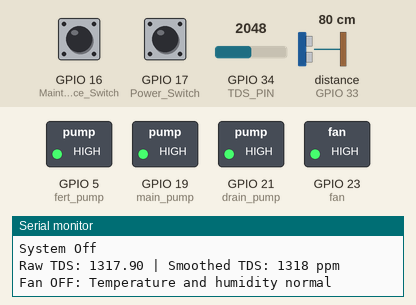
Simulated run of this program. Board: ESP32. Parts: switched loads named in the program (green lamp = pin HIGH), the last lines printed to the serial monitor. Wiring (inferred from the names in the program): ultrasonic range finder: trigger GPIO 32; echo GPIO 33. The inputs (shaded band) are chosen by the test bench; at power-on: GPIO 16 (Maintenance_Switch) HIGH, GPIO 17 (Power_Switch) HIGH, GPIO 34 (TDS_PIN) = 2048, distance to the obstacle (sensor on GPIO 33) 80 cm. The echo pulse lasts 58.3 µs per cm; WiFi joins after 1.5 s; servers stay silent unless stated; pins used as bus, display or sensor lines are not drawn.

Above: at 3.7 s.
3.8 s: GPIO 16 (Maintenance_Switch) pulled LOW for 0.3 s
At 4.4 s:
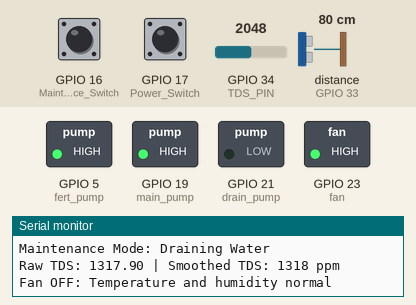
6.0 s: GPIO 17 (Power_Switch) pulled LOW for 0.3 s
At 6.5 s:
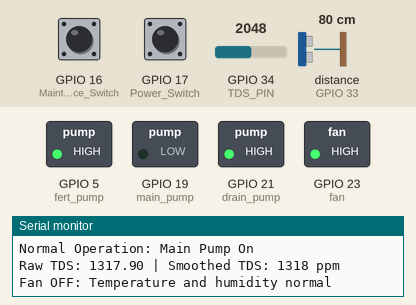
8.1 s: GPIO 17 (Power_Switch) pulled LOW for 3.2 s
At 12.9 s:
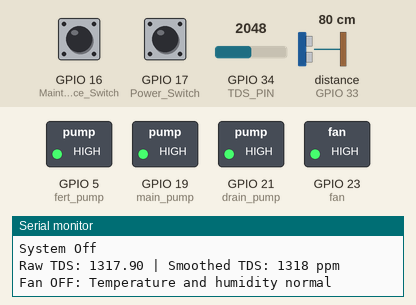
13.2 s: GPIO 16 (Maintenance_Switch) pulled LOW for 3.2 s
At 14.3 s:
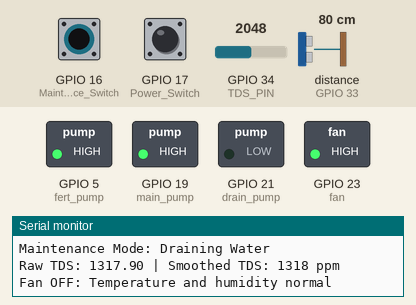
Timing chart, 0 to 18.4 s (numbered marks = the images above; inputs shaded):
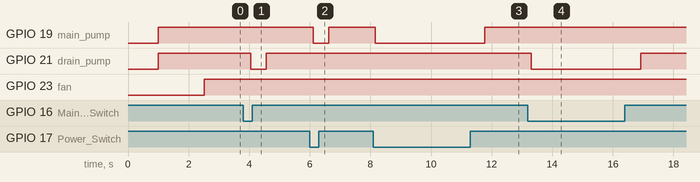

The program:

main.cpp
```cpp
#include <WiFi.h>
#include <HTTPClient.h>
#include <WiFiClientSecure.h>
#include <AsyncTCP.h>
#include <ESPAsyncWebServer.h>
#include <DHT.h>
#include <ArduinoJson.h>
#include <time.h>

// TDS sensor configuration
#define TDS_PIN 34        // ESP32 GPIO pin connected to TDS sensor

// Water level sensor configuration
#define WATER_SENSOR_PIN 32  // ESP32 analog pin connected to water sensor
#define DRY_VALUE 0          // Value when sensor is completely dry
#define WET_VALUE 4095        // Value when sensor is completely wet (ESP32's ADC is 12-bit, 0-4095)

// Water Circuit configuration
#define drain_pump 21
#define main_pump 19
#define Power_Switch 17
#define Maintenance_Switch 16
bool isPumping = false;


// Water Level sensor
#define TRIG_PIN 32
#define ECHO_PIN 33
const int tankheight = 10;
#define SOUND_SPEED 0.034

// Fertiliser Control configuration
#define fert_pump 5
#define Mix_pump 18

// Average
#define TDS_BUFFER_SIZE 20
float tdsBuffer[TDS_BUFFER_SIZE];
int tdsIndex = 0;
bool bufferFilled = false;

// Airflow Control configuration
#define fan 23

// WiFi credentials
const char* ssid = "Keith";
const char* password = "100320";

// Postman Mock Server URL
const char* serverUrl = "https://18.142.255.27:82/data";

// Thresholds for alerts
const float TEMP_THRESHOLD = 30.0;    // Temperature threshold in °C
const float HUMIDITY_THRESHOLD = 70.0; // Humidity threshold in %
const float DISTANCE_THRESHOLD = 10.0; // Distance threshold in cm
const float TDS_THRESHOLD = 240;     // TDS threshold in ppm
const int WATER_LEVEL_THRESHOLD_LOWER = 40;  // Water level threshold in %
const int WATER_LEVEL_THRESHOLD_UPPER = 70; // Upper water level threshold in %

// NTP Server to get time
const char* ntpServer = "pool.ntp.org";
const long  gmtOffset_sec = 0;      // Adjust based on your timezone (in seconds)
const int   daylightOffset_sec = 0; // Adjust for daylight saving

// Current sensor values
float temperature = 0;
float humidity = 0;
float tdsValue = 0;
// int waterLevelPercent = 0;
bool tempAlert = false;
bool humidityAlert = false;
bool distanceAlert = false;
bool tdsAlert = false;
bool waterLevelAlert = false;
bool tdsRelayStatus = false;
bool waterRelayStatus = false;
String timestamp = "";

// TDS calibration values
float vRef = 3.3;      // Reference voltage (3.3V for ESP32)
float kValue = 1.0;    // K value of the probe (default is 1.0, adjust based on calibration)

// Create AsyncWebServer object on port 80
AsyncWebServer server(80);

String getFormattedTime() {
  struct tm timeinfo;
  char timeStringBuff[30];

  if(!getLocalTime(&timeinfo)){
    Serial.println("Failed to obtain time");
    return "2025-03-28T12:00:00Z"; // Fallback timestamp
  }

  // Format: YYYY-MM-DDThh:mm:ssZ
  strftime(timeStringBuff, sizeof(timeStringBuff), "%Y-%m-%dT%H:%M:%SZ", &timeinfo);
  return String(timeStringBuff);
}

//functions start here

// Get average TDS value from buffer
// This function adds a new reading to the buffer and calculates the average
float getAverageTDS(float newReading) {
  tdsBuffer[tdsIndex] = newReading;
  tdsIndex = (tdsIndex + 1) % TDS_BUFFER_SIZE;

  if (tdsIndex == 0) {
    bufferFilled = true;
  }

  int count = bufferFilled ? TDS_BUFFER_SIZE : tdsIndex;

  float sum = 0;
  for (int i = 0; i < count; i++) {
    sum += tdsBuffer[i];
  }

  return sum / count;
}


float readTDSSensor() {
  // Read the analog value from the TDS sensor
  int rawValue = analogRead(TDS_PIN);

  // Convert the analog value to voltage
  float voltage = rawValue * (vRef / 4095.0); // ESP32 has 12-bit ADC (0-4095)

  // Temperature compensation (assuming water temp is 25°C)
  float temperature = 25.0;
  float compensationCoefficient = 1.0 + 0.02 * (temperature - 25.0);

  // Temperature compensation
  float compensationVoltage = voltage / compensationCoefficient;

  // Convert voltage value to TDS value
  float tds = (133.42 * compensationVoltage * compensationVoltage * compensationVoltage -
              255.86 * compensationVoltage * compensationVoltage +
              857.39 * compensationVoltage) * kValue;

  return tds;
}

float readWaterLevelPercent() {
  digitalWrite(TRIG_PIN, LOW);
  delayMicroseconds(2);
  digitalWrite(TRIG_PIN, HIGH);
  delayMicroseconds(10);
  digitalWrite(TRIG_PIN, LOW);

  long duration = pulseIn(ECHO_PIN, HIGH, 30000); // 30ms timeout

  // Convert duration to distance in cm
  float distance = duration * 0.0343 / 2.0;

  // Calculate percentage (assuming sensor is at the top of the tank)
  float percent = 100.0 * (tankheight - distance) / tankheight;
  percent = constrain(percent, 0.0, 100.0);

  return percent;
}

//WaterPump Control function
void WaterPumpControl() {
  bool maintenanceState = digitalRead(Maintenance_Switch) == LOW;
  int waterLevel = readWaterLevelPercent();

  if (maintenanceState) {
    Serial.println("Maintenance Mode: Draining Water");
    digitalWrite(main_pump, HIGH);   // Turn off main pump
    digitalWrite(drain_pump, LOW);   // Turn on drain pump
    isPumping = false;               // Reset state
  } else {
    // Normal operation logic with hysteresis
    if (waterLevel < WATER_LEVEL_THRESHOLD_LOWER) {
      isPumping = true;
    } else if (waterLevel > WATER_LEVEL_THRESHOLD_UPPER) {
      isPumping = false;
    }

    if (digitalRead(Power_Switch) == LOW && isPumping) {
      Serial.println("Normal Operation: Main Pump On");
      digitalWrite(main_pump, LOW);    // Turn on main pump
      digitalWrite(drain_pump, HIGH);  // Turn off drain pump
    } else {
      Serial.println("System Off");
      digitalWrite(main_pump, HIGH);   // Turn off main pump
      digitalWrite(drain_pump, HIGH);  // Turn off drain pump
    }
  }
}

//Fertiliser Control function
enum FertiliserState {
  IDLE,
  DISPENSING,
  MIXING
};

FertiliserState fertState = IDLE;
unsigned long fertStateStartTime = 0;

void FertiliserControl() {
  unsigned long currentMillis = millis();
  float currentTDS = readTDSSensor();
  tdsValue = getAverageTDS(currentTDS);

  Serial.print("Raw TDS: ");
  Serial.print(currentTDS);
  Serial.print(" | Smoothed TDS: ");
  Serial.print(tdsValue, 0);
  Serial.println(" ppm");

  switch (fertState) {
    case IDLE:
      if (tdsValue < TDS_THRESHOLD && tdsValue != 0) {
        digitalWrite(fert_pump, LOW);
        Serial.println("Fertiliser Pump ON: TDS below threshold");
        fertStateStartTime = currentMillis;
        fertState = DISPENSING;
        Serial.println("Dispensing fertiliser...");
      }
      break;

    case DISPENSING:
      if (currentMillis - fertStateStartTime >= 2000) {
        digitalWrite(fert_pump, HIGH);
        Serial.println("Fertiliser Pump OFF: 2s dispensing done");
        fertStateStartTime = currentMillis;
        fertState = MIXING;
        Serial.println("Mixing fertiliser...");
      }
      break;

    case MIXING:
      if (currentMillis - fertStateStartTime >= 10000) {
        Serial.println("Mixing complete. Ready to check TDS again.");
        digitalWrite(Mix_pump, HIGH);
        fertStateStartTime = currentMillis;
        fertState = IDLE;
        Serial.println("Idle...");
      }
      break;
  }
}

//Airflow Control function
void AirflowControl() {
  // Control the fan based on temperature and humidity
  if (humidity > HUMIDITY_THRESHOLD) {
    digitalWrite(fan, LOW); // Turn on fan
    Serial.println("Fan ON: High temperature or humidity detected");
  } else {
    digitalWrite(fan, HIGH); // Turn off fan
    Serial.println("Fan OFF: Temperature and humidity normal");
  }
}

//  to measure raw distance from the ultrasonic sensor
long readDistance() {
  // Trigger the ultrasonic pulse
  digitalWrite(TRIG_PIN, LOW);
  delayMicroseconds(2);
  digitalWrite(TRIG_PIN, HIGH);
  delayMicroseconds(10);
  digitalWrite(TRIG_PIN, LOW);

  // Measure the pulse duration
  long duration = pulseIn(ECHO_PIN, HIGH);

  // Calculate the distance in cm
  long distance = duration * 0.0343 / 2;
  return distance;
}

void setup() {
  Serial.begin(115200);
  delay(1000);
  // Set up Water level pins
  pinMode(TRIG_PIN, OUTPUT);
  pinMode(ECHO_PIN, INPUT);

  // Set up Water circuit pins
  pinMode(main_pump, OUTPUT);
  pinMode(drain_pump, OUTPUT);
  pinMode(Power_Switch, INPUT_PULLUP);
  pinMode(Maintenance_Switch, INPUT_PULLUP);

  digitalWrite(main_pump, HIGH);
  digitalWrite(drain_pump, HIGH);

  // Set Up Fertiliser circuit pins
  pinMode(fert_pump, OUTPUT);
  digitalWrite(fert_pump, HIGH); // Initialize relay to OFF

  // Set Up Airflow Circuit pins
  pinMode(fan, OUTPUT);
  digitalWrite(fan, LOW);

  // Connect to WiFi
  WiFi.begin(ssid, password);
  Serial.print("Connecting to WiFi...");

  unsigned long startAttemptTime = millis();

  while (WiFi.status() != WL_CONNECTED && millis() - startAttemptTime < 10000) {
    Serial.print(".");
    delay(500);
  }

  if (WiFi.status() == WL_CONNECTED) {
    Serial.println("Connected to WiFi");
    Serial.print("IP address: ");
    Serial.println(WiFi.localIP());
  } else {
    Serial.println("Failed to connect. Continuing offline...");
  }
}

void loop() {
  float waterlevel = readWaterLevelPercent();
  Serial.print("water level percent: ");
  Serial.println(waterlevel);

  // Determine alert conditions
  tdsAlert = tdsValue < TDS_THRESHOLD;
  waterLevelAlert = waterlevel < WATER_LEVEL_THRESHOLD_UPPER || waterlevel > WATER_LEVEL_THRESHOLD_LOWER;

  // Control water pump based on switches
  WaterPumpControl();

  // Control fertiliser pump based on TDS value
  FertiliserControl();
  // FertiliserTest(); // Test mode for fertiliser pump

  // Control Fan based on temperature and humidity
  AirflowControl();

  // Small delay between sensor readings
  delay(500);
}
```

Measured:
- after the input at 3.8 s, GPIO 21 (drain_pump): HIGH → LOW after 0.25 s, → HIGH 0.52 s later
- after the input at 6.0 s, GPIO 19 (main_pump): HIGH → LOW after 0.11 s, → HIGH 0.51 s later
- after the input at 8.1 s, GPIO 19 (main_pump): HIGH → LOW after 0.06 s, → HIGH 3.6 s later
- after the input at 13.2 s, GPIO 21 (drain_pump): HIGH → LOW after 0.11 s, → HIGH 3.6 s later
